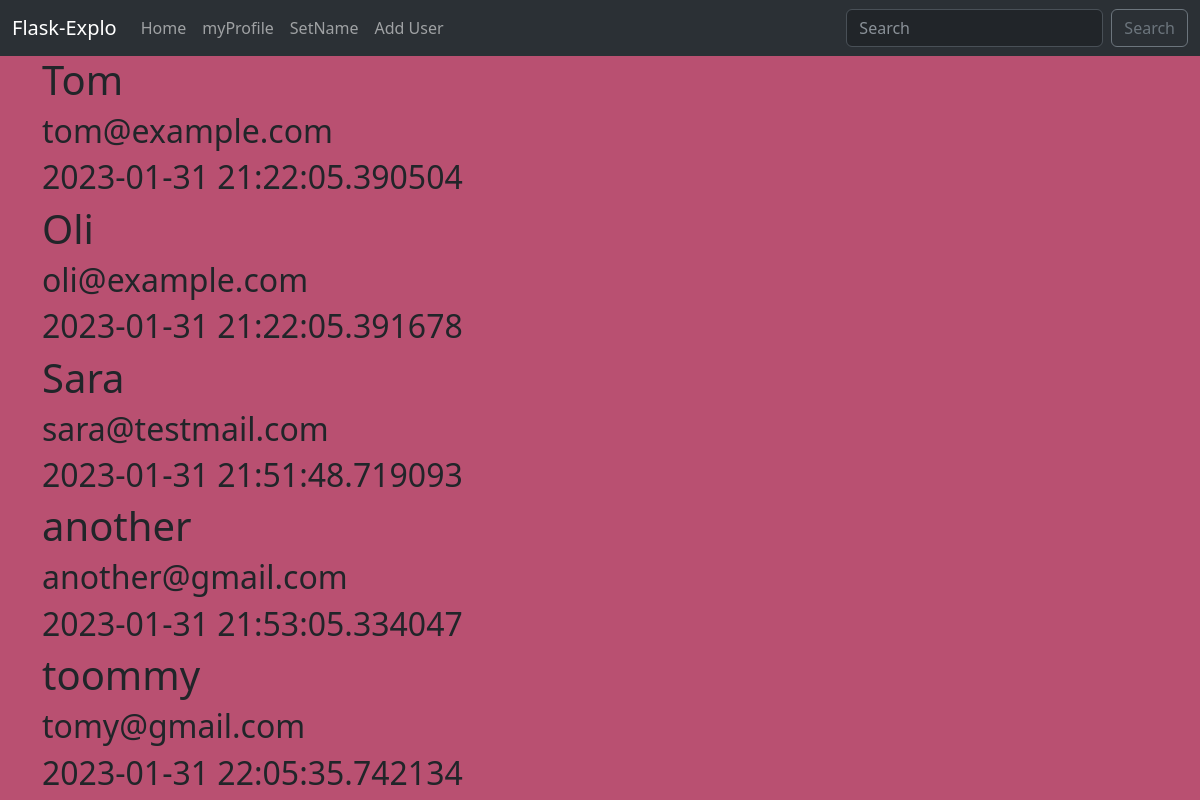
/users, run on an earlier commit of the app's database.
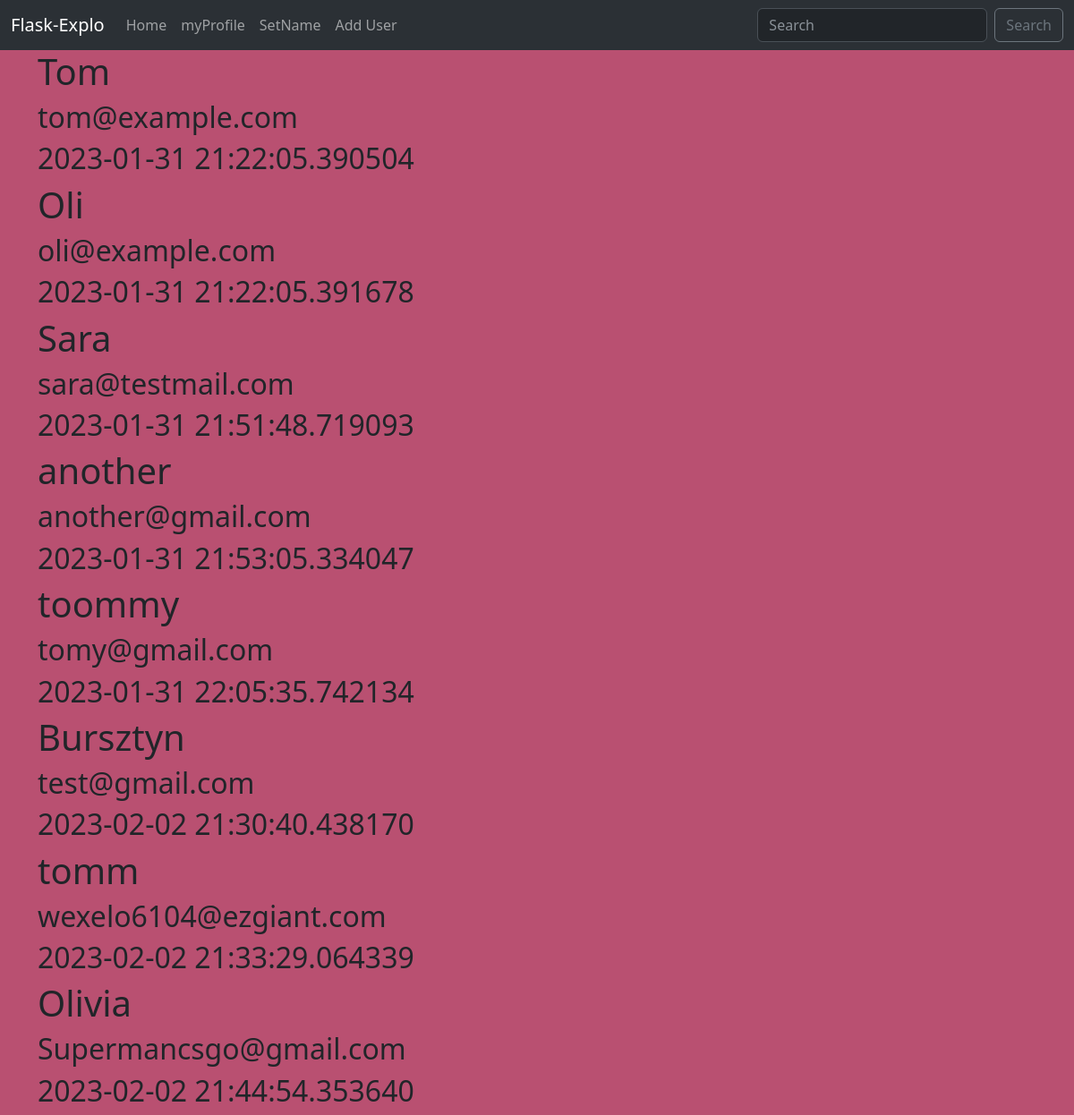
And on a later commit of the database.
### app.py (models this page shows, shortened)
class User(db.Model):
    __tablename__ = "users"
    id = db.Column(db.Integer, primary_key=True)
    name = db.Column(db.String(50), nullable=False)
    email = db.Column(db.String(50), nullable=False, unique=True)
    date_added = db.Column(db.DateTime, default=datetime.utcnow)

### app.py (the view)
@app.route("/users")
def users():
    users = User.query.all()
    return render_template("users.html", users=users)

### templates/users.html
{% extends "base.html" %}
{% block content %}
{% for user in users %}
    <h1>{{ user.name }}</h1>
    <h2>{{ user.email }}</h2>
    <h2>{{ user.date_added }}</h2>
{% endfor %}
{% endblock %}

### templates/base.html (shortened to what this page needs)
<!doctype html>
<html lang="en">
  <head>
    <link href="https://cdn.jsdelivr.net/npm/bootstrap@5.3.0-alpha1/dist/css/bootstrap.min.css" rel="stylesheet">
    <link rel="stylesheet" href="{{ url_for('static', filename='css/index.css') }}">
  </head>
  <body>
    {% include 'navbar.html' %}
    <div class="container">
      {% block content %}
      {% endblock %}
    </div>
  </body>
</html>

### templates/navbar.html (shortened to what this page needs)
<nav class="navbar navbar-expand-lg bg-body-tertiary" data-bs-theme="dark">
  <div class="container-fluid">
    <a class="navbar-brand" href="{{ url_for('index') }}">Flask-Explo</a>
    <div class="collapse navbar-collapse" id="navbarSupportedContent">
      <ul class="navbar-nav me-auto mb-2 mb-lg-0">
        <li class="nav-item">
          <a class="nav-link" id="nav-link" aria-current="page" href="{{ url_for('index') }}">Home</a>
        </li>
        <li class="nav-item">
          <a class="nav-link" id="nav-link" href="{{ url_for('user', name='JiiXaa') }}">myProfile</a>
        </li>
        <li class="nav-item">
          <a class="nav-link" id="nav-link" href="{{ url_for('name') }}">SetName</a>
        </li>
        <li class="nav-item">
          <a class="nav-link" id="nav-link" href="{{ url_for('add_user') }}">Add User</a>
        </li>
      </ul>
      <form class="d-flex" role="search">
        <input class="form-control me-2" type="search" placeholder="Search" aria-label="Search">
        <button class="btn btn-outline-secondary" type="submit">Search</button>
      </form>
    </div>
  </div>
</nav>

### static/css/index.css (style rules this page uses)
body { background-color: #b95071; }

What changed in the data, as far as the page shows it:
added User: name "Bursztyn", email "test@gmail.com", date_added "2023-02-02 21:30:40.438170"
added User: name "tomm", email "wexelo6104@ezgiant.com", date_added "2023-02-02 21:33:29.064339"
added User: name "Olivia", email "Supermancsgo@gmail.com", date_added "2023-02-02 21:44:54.353640"
